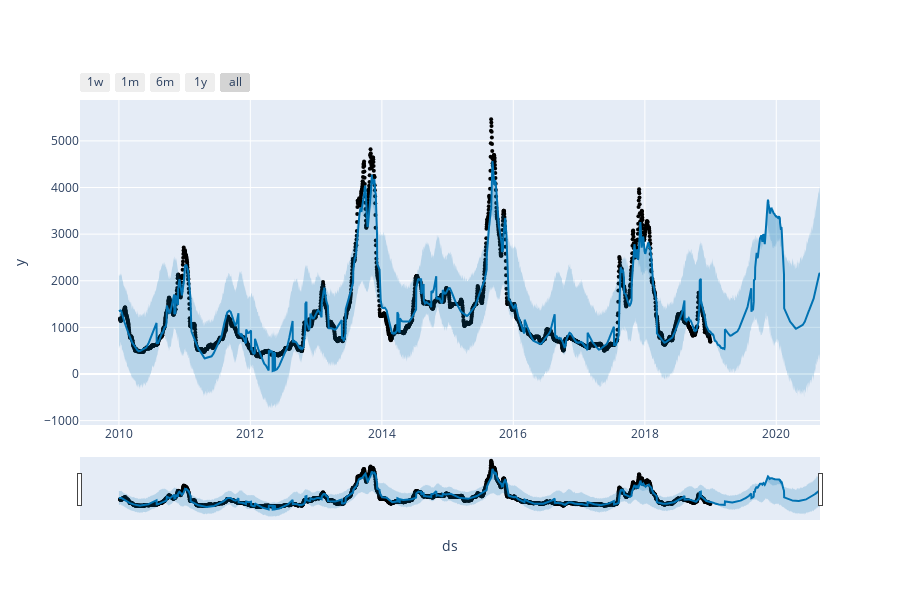

The code cell stored with this chart in its notebook:
### Code cell
plot_plotly(m, selected_forecast)

### Figure 1 — Plotly figure (JSON) as saved in the notebook; plotly's stock layout.template omitted (floating-point values rounded to 4 significant figures; data arrays with more than 128 entries replaced by an {"elided": "..."} marker saying what was removed)
{"data": [{"marker": {"color": "black", "size": 4}, "mode": "markers", "name": "Actual", "type": "scatter", "x": {"elided": "3281 str values"}, "y": {"elided": "3281 float values"}}, {"hoverinfo": "skip", "line": {"width": 0}, "mode": "lines", "type": "scatter", "x": {"elided": "3896 str values"}, "y": {"elided": "3896 float values"}}, {"fill": "tonexty", "fillcolor": "rgba(0, 114, 178, 0.2)", "line": {"color": "#0072B2", "width": 2}, "mode": "lines", "name": "Predicted", "type": "scatter", "x": {"elided": "3896 str values"}, "y": {"elided": "3896 float values"}}, {"fill": "tonexty", "fillcolor": "rgba(0, 114, 178, 0.2)", "hoverinfo": "skip", "line": {"width": 0}, "mode": "lines", "type": "scatter", "x": {"elided": "3896 str values"}, "y": {"elided": "3896 float values"}}], "layout": {"height": 600, "showlegend": false, "width": 900, "xaxis": {"rangeselector": {"buttons": [{"count": 7, "label": "1w", "step": "day", "stepmode": "backward"}, {"count": 1, "label": "1m", "step": "month", "stepmode": "backward"}, {"count": 6, "label": "6m", "step": "month", "stepmode": "backward"}, {"count": 1, "label": "1y", "step": "year", "stepmode": "backward"}, {"step": "all"}]}, "rangeslider": {"visible": true}, "title": {"text": "ds"}, "type": "date"}, "yaxis": {"title": {"text": "y"}}}}
